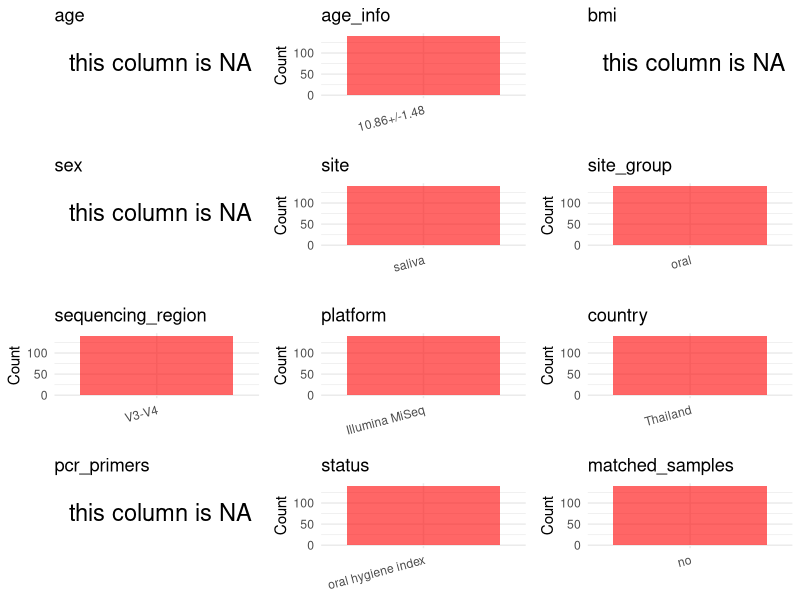

The R source for this figure: (Note: this script raises an error after producing the figure.)
## ---- chunk 1
# Load libraries
library(dplyr)
library(ggplot2)
library(cowplot)

# (1) Setting working directory
# EDIT HERE: change project_id for each study
project_id <- "PRJDB5440"

base_dir <- "/beegfs/huangxiaochang/global_oral/global-oral-microbiome/data/projects/"
setwd(file.path(base_dir, project_id))

# (2) Loading raw SRA metadata file
sra_file <- "SraRunTable.csv"
initial_meta <- read.csv("SraRunTable.csv", header = TRUE)

# (3) OPTIONAL: If extra metadata (e.g., Table.x or supplemental materials) are available from the article, you may need to merge the file with initial_meta manually. Below is example code for merging. Depending on the specific case of each study, you can customize the code as needed.
# supp_table <- read.csv("supplemental_table.csv", header = TRUE)
# initial_meta <- left_join(initial_meta, supp_table, by = merge_col_name)
## ---- chunk 2
# (1) Read the article in the following order: abstract, the beginning of the results section, and the methods. Understand the sample size, experimental design, and disease group overview. Clarify the sampling sites; for oral and gut samples, specify the exact sites like supragingival plaque, tongue, etc.

# (2) IMPORTANT: MUST go through each column of initial_meta
# head(initial_meta, 10)

# IMPORTANT: Check the unique values in the column of interest or query column.
# lapply(initial_meta[c('body_habitat', 'body_product', 'body_site')], table) # site
# table(initial_meta$host_subject_id) # subject id
# table(initial_meta$platform..exp.) # output is Illumina
# table(initial_meta$target_subfragment..exp.)
## ---- chunk 3
# (1) EDIT HERE: Parameter setup
# NOTE: This project has no lab control samples (blanks/positives) or non-human samples. Leave keywords empty to skip filtering.
control_column <- NA   # column name in initial_meta
# unique(initial_meta[[control_column]])  # uncomment to explore
control_keywords <- c()     # Enter exact keywords

species_column <- NA          # column name in initial_meta
# unique(initial_meta[[species_column]])  # uncomment to explore
non_human_keywords <- c()            # Enter exact keywords


# (2) Remove controls and non-human samples. DO NOT need to modify code in this part, just run it.
n_samples <- nrow(initial_meta)
# Control evaluation
if (length(control_keywords) > 0) {
  if (is.null(control_column) || control_column == "") {
    stop("Error: control_keywords provided but control_column is missing.")
  }

  if (!(control_column %in% colnames(initial_meta))) {
    stop(sprintf("Error: Column '%s' not found in initial_meta.", control_column))
  }

  control_pattern <- paste(control_keywords, collapse = "|")
  control_text <- initial_meta[[control_column]]
  is_control <- grepl(control_pattern, control_text)

} else {
  is_control <- rep(FALSE, n_samples)
}

# Non-human evaluation
if (length(non_human_keywords) > 0) {
  if (is.null(species_column) || species_column == "") {
    stop("Error: non_human_keywords provided but species_column is missing.")
  }

  if (!(species_column %in% colnames(initial_meta))) {
    stop(sprintf("Error: Column '%s' not found in initial_meta.", control_column))
  }

  non_human_pattern <- paste(non_human_keywords, collapse = "|")
  species_text <- initial_meta[[species_column]]
  is_non_human <- grepl(non_human_pattern, species_text)
} else {
  is_non_human <- rep(FALSE, n_samples)
}

# Execute removal
samples_to_remove <- is_control | is_non_human
initial_meta <- initial_meta[!samples_to_remove, ]

cat("Initial samples counts:",n_samples,"\n")
cat("Removed control samples:", sum(is_control), "\n")
cat("Removed non-human samples:", sum(is_non_human), "\n")
cat("Total samples removed ", sum(samples_to_remove), "\n")
cat("Remaining samples after Step 2:", nrow(initial_meta), "\n")
## ---- chunk 4
# Extract columns from initial_meta as follows:
# (1) No modification needed → extract directly.
# (2) Modification needed → create a column start with 'raw_' and mark the target column as "pending".
# (3) Need to find or determine based on the article.

metadata <- data.frame(
  bioproject = initial_meta$BioProject,
  sample_id = initial_meta$Run,
  subject_id = initial_meta$Sample_name,
  age = NA,
  age_info = "10.86+/-1.48", # mean±SD from paper, not individual ages
  bmi = NA,
  raw_sex = NA,
  sex = "pending",
  sequencing_region = "V3-V4",
  platform = initial_meta$Instrument,
  country = initial_meta$geo_loc_name_country,
  raw_site = initial_meta$env_medium,
  site = "pending",
  site_group = "pending",
  public_time = initial_meta$ReleaseDate,
  pcr_primers = NA,
  title = NA,
  disease_study = NA,
  status = NA,
  matched_samples = "pending",
  is_time_series = "no",
  stringsAsFactors = FALSE
)

metadata$public_time <- as.Date(metadata$public_time)
## ---- chunk 5
# (1) Handle the columns with the `raw_` prefix.
# IMPORTANT: Add comments if the modification is not straightforward!!
metadata$sex <- NA_character_

# Clean site column by removing 'human' prefix
metadata <- metadata %>% mutate(site = gsub("human ", "", raw_site)) # raw env_medium contained 'human ' prefix, removed for consistency

# Add publication information
metadata$title <- "Exploring the salivary microbiome of children stratified by the oral hygiene index"
metadata$disease_study <- "yes"
metadata$status <- "oral hygiene index"

## ---- chunk 6
# (2) Filling the 'site_group' and 'matched_samples' columns
# editing site_group
unique(metadata$site)
# EDIT HERE: add oral sites
Oral_site = c("saliva", "mouth", "tongue coating", "supragingival plaque", "subgingival plaque", "oral swab", "denture", "tooth", "abscess pus", "adjacent periodontal pocket", "patient healthy crevice", "healthy control crevice", "gingival crevicular fluid", "subgingival plaque")
# EDIT HERE: add gut sites
Gut_site = c("feces", "stool")
# just run
metadata <- metadata %>%
  mutate(site_group = case_when(
    site %in% Oral_site ~ "oral",
    site %in% Gut_site ~ "gut",
    TRUE ~ "other"
  ))

# editing matched_samples, just run.
metadata$matched_samples <- ifelse(
  ave(metadata$subject_id, metadata$subject_id, FUN = length) > 1,
  "yes",
  "no"
)
## ---- chunk 7
# (3) check if there is pending value in metadata. If there is pending value, go on modify the metadata.
# Function to check if a column contains "pending"
has_pending <- function(col) {
  if (is.character(col) || is.factor(col)) {
    any(col == "pending", na.rm = TRUE)
  } else {
    FALSE
  }
}

# Check for any pending value
any_pending_value <- any(sapply(metadata, has_pending))

if (!any_pending_value) {
  message("Good! No cell contains the value 'pending'.")
} else {
  pending_cols <- names(metadata)[sapply(metadata, has_pending)]
  message("Columns containing 'pending': ", paste(pending_cols, collapse = ", "))
  message("Please continue to resolve these pending columns!")
}
## ---- chunk 8
# Select columns for visualization, just run
plot_data <- metadata %>%
  select(-bioproject, -sample_id, -subject_id, -title)

create_simple_plots <- function(data) {
  plots <- list()
  continuous_vars <- c("age", "bmi")

  for (col in colnames(data)) {
    if (all(is.na(data[[col]]))) {
      p <- ggplot() +
        annotate("text", x = 0.5, y = 0.5, label = "this column is NA", size = 6) +
        labs(title = col) +
        theme_void()
    } else if (col %in% continuous_vars && is.numeric(data[[col]])) {
      p <- ggplot(data, aes(x = .data[[col]])) +
        geom_histogram(fill = "blue", alpha = 0.6, bins = 20, na.rm = TRUE) +
        labs(title = col, x = col, y = "Count") +
        theme_minimal()
    } else {
      count_data <- as.data.frame(table(data[[col]], useNA = "ifany"))
      p <- ggplot(count_data, aes(x = reorder(Var1, -Freq), y = Freq)) +
        geom_col(fill = "red", alpha = 0.6) +
        labs(title = col, x = NULL, y = "Count") +
        theme_minimal() +
        theme(axis.text.x = element_text(angle = 15, hjust = 1))
    }
    plots[[col]] <- p
  }

  return(plots)
}

# Generate and arrange plots
plots <- create_simple_plots(plot_data)
p <- plot_grid(plots$age,
               plots$age_info,
               plots$bmi,
               plots$sex,
               plots$site,
               plots$site_group,
               plots$sequencing_region,
               plots$platform,
               plots$country,
               plots$pcr_primers,
               plots$status,
               plots$matched_samples,
               ncol = 3, align = "hv", axis = "lb")
ggsave("Metadata_Summary.png", plot = p, width = 8, height = 6, dpi = 150)
## ---- chunk 9
# Insert Metadata_Summary.png into the current Rmd output
knitr::include_graphics("Metadata_Summary.png")
## ---- chunk 10
# Reorder the data frame
fixed_cols <- c("bioproject", "sample_id", "subject_id", "age", "age_info",
                "bmi", "sex", "platform", "sequencing_region", "pcr_primers",
                "country", "site", "site_group", "disease_study", "status",
                "title", "public_time", "matched_samples", "is_time_series")
metadata <- metadata %>%
  select(all_of(fixed_cols), everything())

# save metadata
# head(metadata)
write.csv(metadata, file = "metadata_v2.csv", quote = TRUE, row.names = FALSE)
